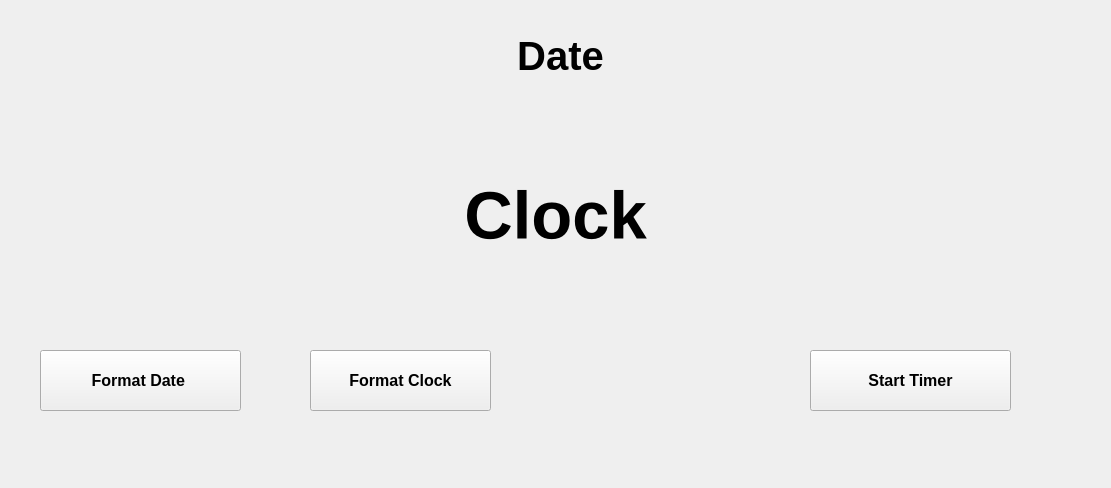
<?xml version="1.0" encoding="UTF-8"?>
<ui version="4.0">
 <class>ClockWIndow</class>
 <widget class="QWidget" name="ClockWIndow">
  <property name="geometry">
   <rect>
    <x>0</x>
    <y>0</y>
    <width>1111</width>
    <height>488</height>
   </rect>
  </property>
  <property name="windowTitle">
   <string>ClockWIndow</string>
  </property>
  <widget class="QLabel" name="DateLabel">
   <property name="geometry">
    <rect>
     <x>300</x>
     <y>20</y>
     <width>521</width>
     <height>71</height>
    </rect>
   </property>
   <property name="font">
    <font>
     <pointsize>30</pointsize>
     <bold>true</bold>
    </font>
   </property>
   <property name="text">
    <string>Date</string>
   </property>
   <property name="alignment">
    <set>Qt::AlignmentFlag::AlignCenter</set>
   </property>
  </widget>
  <widget class="QLabel" name="ClockLabel">
   <property name="geometry">
    <rect>
     <x>130</x>
     <y>160</y>
     <width>851</width>
     <height>111</height>
    </rect>
   </property>
   <property name="font">
    <font>
     <pointsize>50</pointsize>
     <bold>true</bold>
    </font>
   </property>
   <property name="text">
    <string>Clock</string>
   </property>
   <property name="alignment">
    <set>Qt::AlignmentFlag::AlignCenter</set>
   </property>
  </widget>
  <widget class="QPushButton" name="changeFormat">
   <property name="geometry">
    <rect>
     <x>40</x>
     <y>350</y>
     <width>201</width>
     <height>61</height>
    </rect>
   </property>
   <property name="font">
    <font>
     <pointsize>12</pointsize>
     <bold>true</bold>
    </font>
   </property>
   <property name="text">
    <string>Format Date </string>
   </property>
  </widget>
  <widget class="QPushButton" name="pushButton">
   <property name="geometry">
    <rect>
     <x>810</x>
     <y>350</y>
     <width>201</width>
     <height>61</height>
    </rect>
   </property>
   <property name="font">
    <font>
     <pointsize>12</pointsize>
     <bold>true</bold>
    </font>
   </property>
   <property name="text">
    <string>Start Timer</string>
   </property>
  </widget>
  <widget class="QPushButton" name="clockFormat">
   <property name="geometry">
    <rect>
     <x>310</x>
     <y>350</y>
     <width>181</width>
     <height>61</height>
    </rect>
   </property>
   <property name="font">
    <font>
     <pointsize>12</pointsize>
     <bold>true</bold>
    </font>
   </property>
   <property name="text">
    <string>Format Clock</string>
   </property>
  </widget>
 </widget>
 <resources/>
 <connections/>
</ui>
